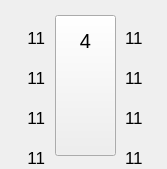
      <widget class="QWidget" name="widget_dispen_4" native="true">
       <property name="geometry">
        <rect>
         <x>503</x>
         <y>7</y>
         <width>167</width>
         <height>169</height>
        </rect>
       </property>
       <property name="minimumSize">
        <size>
         <width>0</width>
         <height>0</height>
        </size>
       </property>
       <property name="font">
        <font>
         <stylestrategy>PreferAntialias</stylestrategy>
        </font>
       </property>
       <widget class="QLabel" name="label_gun_4_2">
        <property name="geometry">
         <rect>
          <x>128</x>
          <y>5</y>
          <width>25</width>
          <height>25</height>
         </rect>
        </property>
        <property name="font">
         <font>
          <stylestrategy>PreferAntialias</stylestrategy>
         </font>
        </property>
        <property name="styleSheet">
         <string notr="true">border-image: url(:/picture/gasgun_green_R.png);</string>
        </property>
        <property name="text">
         <string/>
        </property>
       </widget>
       <widget class="QLabel" name="label_gun_4_1">
        <property name="geometry">
         <rect>
          <x>14</x>
          <y>5</y>
          <width>25</width>
          <height>25</height>
         </rect>
        </property>
        <property name="font">
         <font>
          <stylestrategy>PreferAntialias</stylestrategy>
         </font>
        </property>
        <property name="styleSheet">
         <string notr="true">border-image: url(:/picture/gasgun_green_L.png);</string>
        </property>
        <property name="text">
         <string/>
        </property>
       </widget>
       <widget class="QLabel" name="label_dispen_4">
        <property name="geometry">
         <rect>
          <x>45</x>
          <y>10</y>
          <width>81</width>
          <height>151</height>
         </rect>
        </property>
        <property name="font">
         <font>
          <stylestrategy>PreferAntialias</stylestrategy>
         </font>
        </property>
        <property name="styleSheet">
         <string notr="true">border-image: url(:/picture/jiayouji.png);</string>
        </property>
        <property name="text">
         <string/>
        </property>
       </widget>
       <widget class="QLabel" name="label_gun_4_3">
        <property name="geometry">
         <rect>
          <x>14</x>
          <y>45</y>
          <width>25</width>
          <height>25</height>
         </rect>
        </property>
        <property name="font">
         <font>
          <stylestrategy>PreferAntialias</stylestrategy>
         </font>
        </property>
        <property name="styleSheet">
         <string notr="true">border-image: url(:/picture/gasgun_green_L.png);</string>
        </property>
        <property name="text">
         <string/>
        </property>
       </widget>
       <widget class="QLabel" name="label_gun_4_4">
        <property name="geometry">
         <rect>
          <x>128</x>
          <y>45</y>
          <width>25</width>
          <height>25</height>
         </rect>
        </property>
        <property name="font">
         <font>
          <stylestrategy>PreferAntialias</stylestrategy>
         </font>
        </property>
        <property name="styleSheet">
         <string notr="true">border-image: url(:/picture/gasgun_green_R.png);</string>
        </property>
        <property name="text">
         <string/>
        </property>
       </widget>
       <widget class="QToolButton" name="toolButton_dispen_4">
        <property name="geometry">
         <rect>
          <x>55</x>
          <y>15</y>
          <width>61</width>
          <height>141</height>
         </rect>
        </property>
        <property name="font">
         <font>
          <stylestrategy>PreferAntialias</stylestrategy>
         </font>
        </property>
        <property name="styleSheet">
         <string notr="true">border-image: url(:/picture/touming.png);</string>
        </property>
        <property name="text">
         <string/>
        </property>
       </widget>
       <widget class="QLabel" name="label_gun_4_4u">
        <property name="geometry">
         <rect>
          <x>128</x>
          <y>45</y>
          <width>25</width>
          <height>25</height>
         </rect>
        </property>
        <property name="font">
         <font>
          <stylestrategy>PreferAntialias</stylestrategy>
         </font>
        </property>
        <property name="styleSheet">
         <string notr="true">border-image: url(:/picture/gasgun_blue_R.png);</string>
        </property>
        <property name="text">
         <string/>
        </property>
       </widget>
       <widget class="QLabel" name="label_gun_4_3u">
        <property name="geometry">
         <rect>
          <x>14</x>
          <y>45</y>
          <width>25</width>
          <height>25</height>
         </rect>
        </property>
        <property name="font">
         <font>
          <stylestrategy>PreferAntialias</stylestrategy>
         </font>
        </property>
        <property name="styleSheet">
         <string notr="true">border-image: url(:/picture/gasgun_blue_L.png);</string>
        </property>
        <property name="text">
         <string/>
        </property>
       </widget>
       <widget class="QLabel" name="label_gun_4_2u">
        <property name="geometry">
         <rect>
          <x>128</x>
          <y>5</y>
          <width>25</width>
          <height>25</height>
         </rect>
        </property>
        <property name="font">
         <font>
          <stylestrategy>PreferAntialias</stylestrategy>
         </font>
        </property>
        <property name="styleSheet">
         <string notr="true">border-image: url(:/picture/gasgun_blue_R.png);</string>
        </property>
        <property name="text">
         <string/>
        </property>
       </widget>
       <widget class="QLabel" name="label_gun_4_1u">
        <property name="geometry">
         <rect>
          <x>14</x>
          <y>5</y>
          <width>25</width>
          <height>25</height>
         </rect>
        </property>
        <property name="font">
         <font>
          <stylestrategy>PreferAntialias</stylestrategy>
         </font>
        </property>
        <property name="styleSheet">
         <string notr="true">border-image: url(:/picture/gasgun_blue_L.png);</string>
        </property>
        <property name="text">
         <string/>
        </property>
       </widget>
       <widget class="QLabel" name="label_gun_4_5">
        <property name="geometry">
         <rect>
          <x>14</x>
          <y>85</y>
          <width>25</width>
          <height>25</height>
         </rect>
        </property>
        <property name="font">
         <font>
          <stylestrategy>PreferAntialias</stylestrategy>
         </font>
        </property>
        <property name="styleSheet">
         <string notr="true">border-image: url(:/picture/gasgun_green_L.png);</string>
        </property>
        <property name="text">
         <string/>
        </property>
       </widget>
       <widget class="QLabel" name="label_gun_4_6">
        <property name="geometry">
         <rect>
          <x>128</x>
          <y>85</y>
          <width>25</width>
          <height>25</height>
         </rect>
        </property>
        <property name="font">
         <font>
          <stylestrategy>PreferAntialias</stylestrategy>
         </font>
        </property>
        <property name="styleSheet">
         <string notr="true">border-image: url(:/picture/gasgun_green_R.png);</string>
        </property>
        <property name="text">
         <string/>
        </property>
       </widget>
       <widget class="QLabel" name="label_gun_4_5u">
        <property name="geometry">
         <rect>
          <x>14</x>
          <y>85</y>
          <width>25</width>
          <height>25</height>
         </rect>
        </property>
        <property name="font">
         <font>
          <stylestrategy>PreferAntialias</stylestrategy>
         </font>
        </property>
        <property name="styleSheet">
         <string notr="true">border-image: url(:/picture/gasgun_blue_L.png);</string>
        </property>
        <property name="text">
         <string/>
        </property>
       </widget>
       <widget class="QLabel" name="label_gun_4_6u">
        <property name="geometry">
         <rect>
          <x>128</x>
          <y>85</y>
          <width>25</width>
          <height>25</height>
         </rect>
        </property>
        <property name="font">
         <font>
          <stylestrategy>PreferAntialias</stylestrategy>
         </font>
        </property>
        <property name="styleSheet">
         <string notr="true">border-image: url(:/picture/gasgun_blue_R.png);</string>
        </property>
        <property name="text">
         <string/>
        </property>
       </widget>
       <widget class="QLabel" name="label_gun_4_7u">
        <property name="geometry">
         <rect>
          <x>14</x>
          <y>125</y>
          <width>25</width>
          <height>25</height>
         </rect>
        </property>
        <property name="font">
         <font>
          <stylestrategy>PreferAntialias</stylestrategy>
         </font>
        </property>
        <property name="styleSheet">
         <string notr="true">border-image: url(:/picture/gasgun_blue_L.png);</string>
        </property>
        <property name="text">
         <string/>
        </property>
       </widget>
       <widget class="QLabel" name="label_gun_4_8u">
        <property name="geometry">
         <rect>
          <x>128</x>
          <y>125</y>
          <width>25</width>
          <height>25</height>
         </rect>
        </property>
        <property name="font">
         <font>
          <stylestrategy>PreferAntialias</stylestrategy>
         </font>
        </property>
        <property name="styleSheet">
         <string notr="true">border-image: url(:/picture/gasgun_blue_R.png);</string>
        </property>
        <property name="text">
         <string/>
        </property>
       </widget>
       <widget class="QLabel" name="label_gun_4_7">
        <property name="geometry">
         <rect>
          <x>14</x>
          <y>125</y>
          <width>25</width>
          <height>25</height>
         </rect>
        </property>
        <property name="font">
         <font>
          <stylestrategy>PreferAntialias</stylestrategy>
         </font>
        </property>
        <property name="styleSheet">
         <string notr="true">border-image: url(:/picture/gasgun_green_L.png);</string>
        </property>
        <property name="text">
         <string/>
        </property>
       </widget>
       <widget class="QLabel" name="label_gun_4_8">
        <property name="geometry">
         <rect>
          <x>128</x>
          <y>125</y>
          <width>25</width>
          <height>25</height>
         </rect>
        </property>
        <property name="font">
         <font>
          <stylestrategy>PreferAntialias</stylestrategy>
         </font>
        </property>
        <property name="styleSheet">
         <string notr="true">border-image: url(:/picture/gasgun_green_R.png);</string>
        </property>
        <property name="text">
         <string/>
        </property>
       </widget>
       <widget class="QLabel" name="label_map_29">
        <property name="geometry">
         <rect>
          <x>125</x>
          <y>108</y>
          <width>35</width>
          <height>19</height>
         </rect>
        </property>
        <property name="font">
         <font>
          <pointsize>13</pointsize>
          <stylestrategy>PreferAntialias</stylestrategy>
         </font>
        </property>
        <property name="text">
         <string>11</string>
        </property>
       </widget>
       <widget class="QLabel" name="label_map_28">
        <property name="geometry">
         <rect>
          <x>10</x>
          <y>108</y>
          <width>35</width>
          <height>19</height>
         </rect>
        </property>
        <property name="font">
         <font>
          <pointsize>13</pointsize>
          <stylestrategy>PreferAntialias</stylestrategy>
         </font>
        </property>
        <property name="text">
         <string>11</string>
        </property>
        <property name="alignment">
         <set>Qt::AlignRight|Qt::AlignTrailing|Qt::AlignVCenter</set>
        </property>
       </widget>
       <widget class="QLabel" name="label_map_26">
        <property name="geometry">
         <rect>
          <x>10</x>
          <y>68</y>
          <width>35</width>
          <height>19</height>
         </rect>
        </property>
        <property name="font">
         <font>
          <pointsize>13</pointsize>
          <stylestrategy>PreferAntialias</stylestrategy>
         </font>
        </property>
        <property name="text">
         <string>11</string>
        </property>
        <property name="alignment">
         <set>Qt::AlignRight|Qt::AlignTrailing|Qt::AlignVCenter</set>
        </property>
       </widget>
       <widget class="QLabel" name="label_map_25">
        <property name="geometry">
         <rect>
          <x>125</x>
          <y>28</y>
          <width>35</width>
          <height>19</height>
         </rect>
        </property>
        <property name="font">
         <font>
          <pointsize>13</pointsize>
          <stylestrategy>PreferAntialias</stylestrategy>
         </font>
        </property>
        <property name="text">
         <string>11</string>
        </property>
       </widget>
       <widget class="QLabel" name="label_map_24">
        <property name="geometry">
         <rect>
          <x>10</x>
          <y>28</y>
          <width>35</width>
          <height>19</height>
         </rect>
        </property>
        <property name="font">
         <font>
          <pointsize>13</pointsize>
          <stylestrategy>PreferAntialias</stylestrategy>
         </font>
        </property>
        <property name="text">
         <string>11</string>
        </property>
        <property name="alignment">
         <set>Qt::AlignRight|Qt::AlignTrailing|Qt::AlignVCenter</set>
        </property>
       </widget>
       <widget class="QLabel" name="label_map_27">
        <property name="geometry">
         <rect>
          <x>125</x>
          <y>68</y>
          <width>35</width>
          <height>19</height>
         </rect>
        </property>
        <property name="font">
         <font>
          <pointsize>13</pointsize>
          <stylestrategy>PreferAntialias</stylestrategy>
         </font>
        </property>
        <property name="text">
         <string>11</string>
        </property>
       </widget>
       <widget class="QLabel" name="label_map_31">
        <property name="geometry">
         <rect>
          <x>125</x>
          <y>148</y>
          <width>35</width>
          <height>19</height>
         </rect>
        </property>
        <property name="font">
         <font>
          <pointsize>13</pointsize>
          <stylestrategy>PreferAntialias</stylestrategy>
         </font>
        </property>
        <property name="text">
         <string>11</string>
        </property>
       </widget>
       <widget class="QLabel" name="label_map_30">
        <property name="geometry">
         <rect>
          <x>10</x>
          <y>148</y>
          <width>35</width>
          <height>19</height>
         </rect>
        </property>
        <property name="font">
         <font>
          <pointsize>13</pointsize>
          <stylestrategy>PreferAntialias</stylestrategy>
         </font>
        </property>
        <property name="text">
         <string>11</string>
        </property>
        <property name="alignment">
         <set>Qt::AlignRight|Qt::AlignTrailing|Qt::AlignVCenter</set>
        </property>
       </widget>
       <widget class="QLabel" name="label_90">
        <property name="geometry">
         <rect>
          <x>75</x>
          <y>30</y>
          <width>21</width>
          <height>21</height>
         </rect>
        </property>
        <property name="font">
         <font>
          <pointsize>15</pointsize>
          <weight>50</weight>
          <bold>false</bold>
          <stylestrategy>PreferAntialias</stylestrategy>
         </font>
        </property>
        <property name="text">
         <string>4</string>
        </property>
        <property name="alignment">
         <set>Qt::AlignCenter</set>
        </property>
       </widget>
       <zorder>label_gun_4_2</zorder>
       <zorder>label_gun_4_1</zorder>
       <zorder>label_dispen_4</zorder>
       <zorder>label_gun_4_3</zorder>
       <zorder>label_gun_4_4</zorder>
       <zorder>toolButton_dispen_4</zorder>
       <zorder>label_gun_4_4u</zorder>
       <zorder>label_gun_4_3u</zorder>
       <zorder>label_gun_4_2u</zorder>
       <zorder>label_gun_4_1u</zorder>
       <zorder>label_gun_4_5</zorder>
       <zorder>label_gun_4_6</zorder>
       <zorder>label_gun_4_5u</zorder>
       <zorder>label_gun_4_6u</zorder>
       <zorder>label_gun_4_7</zorder>
       <zorder>label_gun_4_8</zorder>
       <zorder>label_gun_4_8u</zorder>
       <zorder>label_gun_4_7u</zorder>
       <zorder>label_map_29</zorder>
       <zorder>label_map_28</zorder>
       <zorder>label_map_26</zorder>
       <zorder>label_map_25</zorder>
       <zorder>label_map_24</zorder>
       <zorder>label_map_27</zorder>
       <zorder>label_map_31</zorder>
       <zorder>label_map_30</zorder>
       <zorder>label_90</zorder>
      </widget>
